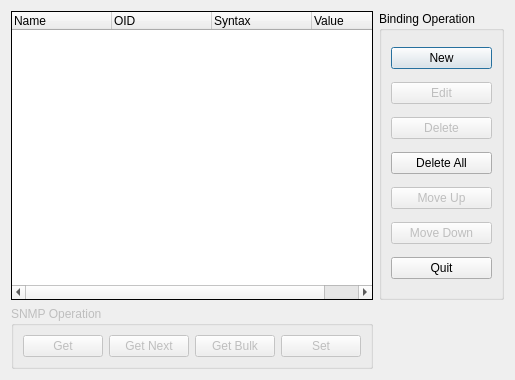
<?xml version="1.0" encoding="UTF-8"?>
<ui version="4.0">
 <class>Varbinds</class>
 <widget class="QDialog" name="Varbinds">
  <property name="geometry">
   <rect>
    <x>0</x>
    <y>0</y>
    <width>500</width>
    <height>380</height>
   </rect>
  </property>
  <property name="windowTitle">
   <string>Multiple Variable Bindings</string>
  </property>
  <layout class="QGridLayout">
   <item row="0" column="1">
    <widget class="QGroupBox" name="VarbindsOps">
     <property name="title">
      <string>Binding Operation</string>
     </property>
     <layout class="QVBoxLayout">
      <item>
       <widget class="QPushButton" name="NewOp">
        <property name="text">
         <string>New</string>
        </property>
       </widget>
      </item>
      <item>
       <widget class="QPushButton" name="EditOp">
        <property name="enabled">
         <bool>false</bool>
        </property>
        <property name="text">
         <string>Edit</string>
        </property>
       </widget>
      </item>
      <item>
       <widget class="QPushButton" name="DeleteOp">
        <property name="enabled">
         <bool>false</bool>
        </property>
        <property name="text">
         <string>Delete</string>
        </property>
       </widget>
      </item>
      <item>
       <widget class="QPushButton" name="DeleteAllOp">
        <property name="text">
         <string>Delete All</string>
        </property>
       </widget>
      </item>
      <item>
       <widget class="QPushButton" name="MoveUpOp">
        <property name="enabled">
         <bool>false</bool>
        </property>
        <property name="text">
         <string>Move Up</string>
        </property>
       </widget>
      </item>
      <item>
       <widget class="QPushButton" name="MoveDownOp">
        <property name="enabled">
         <bool>false</bool>
        </property>
        <property name="text">
         <string>Move Down</string>
        </property>
       </widget>
      </item>
      <item>
       <widget class="QPushButton" name="QuitOp">
        <property name="text">
         <string>Quit</string>
        </property>
       </widget>
      </item>
     </layout>
    </widget>
   </item>
   <item row="1" column="0">
    <widget class="QGroupBox" name="SNMPOps">
     <property name="enabled">
      <bool>false</bool>
     </property>
     <property name="title">
      <string>SNMP Operation</string>
     </property>
     <layout class="QHBoxLayout">
      <item>
       <widget class="QPushButton" name="GetOp">
        <property name="text">
         <string>Get</string>
        </property>
       </widget>
      </item>
      <item>
       <widget class="QPushButton" name="GetNextOp">
        <property name="text">
         <string>Get Next</string>
        </property>
       </widget>
      </item>
      <item>
       <widget class="QPushButton" name="GetBulkOp">
        <property name="text">
         <string>Get Bulk</string>
        </property>
       </widget>
      </item>
      <item>
       <widget class="QPushButton" name="SetOp">
        <property name="text">
         <string>Set</string>
        </property>
       </widget>
      </item>
     </layout>
    </widget>
   </item>
   <item row="0" column="0">
    <widget class="QTreeWidget" name="VarbindsList">
     <property name="frameShape">
      <enum>QFrame::Box</enum>
     </property>
     <property name="frameShadow">
      <enum>QFrame::Plain</enum>
     </property>
     <property name="selectionMode">
      <enum>QAbstractItemView::ExtendedSelection</enum>
     </property>
     <property name="rootIsDecorated">
      <bool>false</bool>
     </property>
     <property name="columnCount">
      <number>4</number>
     </property>
     <column>
      <property name="text">
       <string>Name</string>
      </property>
     </column>
     <column>
      <property name="text">
       <string>OID</string>
      </property>
     </column>
     <column>
      <property name="text">
       <string>Syntax</string>
      </property>
     </column>
     <column>
      <property name="text">
       <string>Value</string>
      </property>
     </column>
    </widget>
   </item>
  </layout>
 </widget>
 <tabstops>
  <tabstop>VarbindsList</tabstop>
  <tabstop>NewOp</tabstop>
  <tabstop>EditOp</tabstop>
  <tabstop>DeleteOp</tabstop>
  <tabstop>DeleteAllOp</tabstop>
  <tabstop>MoveUpOp</tabstop>
  <tabstop>MoveDownOp</tabstop>
  <tabstop>QuitOp</tabstop>
  <tabstop>GetOp</tabstop>
  <tabstop>GetNextOp</tabstop>
  <tabstop>GetBulkOp</tabstop>
  <tabstop>SetOp</tabstop>
 </tabstops>
 <resources/>
 <connections/>
</ui>
